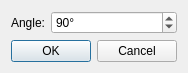
<?xml version="1.0" encoding="UTF-8"?>
<ui version="4.0">
 <class>AngleDialog</class>
 <widget class="QDialog" name="AngleDialog">
  <property name="geometry">
   <rect>
    <x>0</x>
    <y>0</y>
    <width>176</width>
    <height>71</height>
   </rect>
  </property>
  <property name="windowTitle">
   <string>Dialog</string>
  </property>
  <layout class="QVBoxLayout" name="verticalLayout_2">
   <item>
    <layout class="QVBoxLayout" name="verticalLayout">
     <item>
      <layout class="QFormLayout" name="formLayout">
       <item row="0" column="0">
        <widget class="QLabel" name="label">
         <property name="text">
          <string>Angle:</string>
         </property>
        </widget>
       </item>
       <item row="0" column="1">
        <widget class="QSpinBox" name="spinBox">
         <property name="suffix">
          <string>°</string>
         </property>
         <property name="minimum">
          <number>-359</number>
         </property>
         <property name="maximum">
          <number>359</number>
         </property>
         <property name="value">
          <number>90</number>
         </property>
        </widget>
       </item>
      </layout>
     </item>
     <item>
      <widget class="QDialogButtonBox" name="buttonBox">
       <property name="orientation">
        <enum>Qt::Horizontal</enum>
       </property>
       <property name="standardButtons">
        <set>QDialogButtonBox::Cancel|QDialogButtonBox::Ok</set>
       </property>
      </widget>
     </item>
    </layout>
   </item>
  </layout>
 </widget>
 <resources/>
 <connections>
  <connection>
   <sender>buttonBox</sender>
   <signal>accepted()</signal>
   <receiver>AngleDialog</receiver>
   <slot>accept()</slot>
   <hints>
    <hint type="sourcelabel">
     <x>248</x>
     <y>254</y>
    </hint>
    <hint type="destinationlabel">
     <x>157</x>
     <y>274</y>
    </hint>
   </hints>
  </connection>
  <connection>
   <sender>buttonBox</sender>
   <signal>rejected()</signal>
   <receiver>AngleDialog</receiver>
   <slot>reject()</slot>
   <hints>
    <hint type="sourcelabel">
     <x>316</x>
     <y>260</y>
    </hint>
    <hint type="destinationlabel">
     <x>286</x>
     <y>274</y>
    </hint>
   </hints>
  </connection>
 </connections>
</ui>
